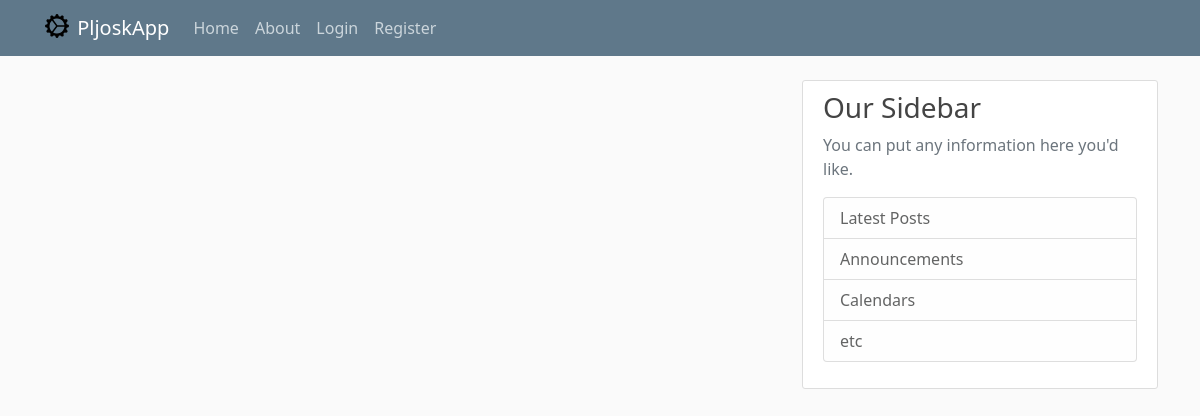
Page /home on the earlier database version.
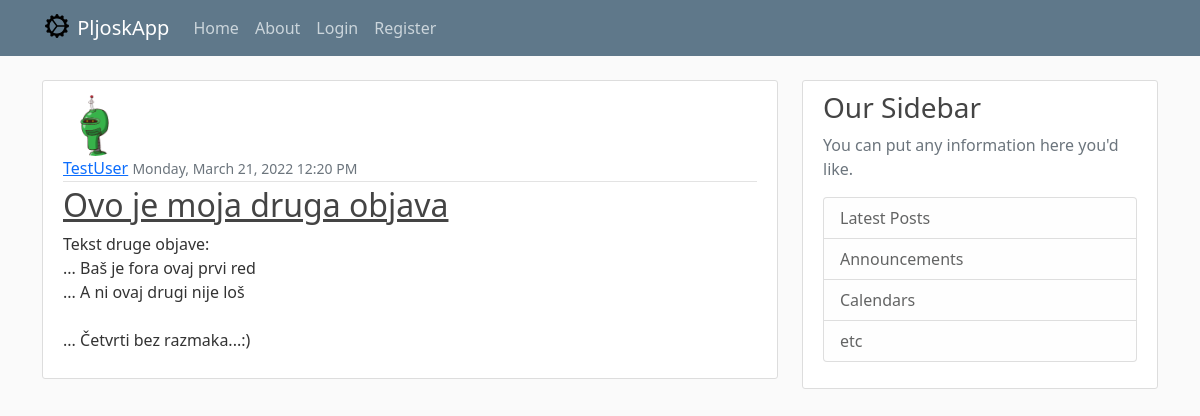
Same page on the later database version.
### app/models.py (models this page shows, shortened)
class Post(db.Model):
    id = db.Column(db.Integer, primary_key=True)
    title = db.Column(db.String(100), nullable=False)
    content = db.Column(db.Text, nullable=False)
    date_posted = db.Column(db.DateTime, nullable=False, default=datetime.utcnow)
    user_id = db.Column(db.Integer, db.ForeignKey('user.id'), nullable=False)

class User(db.Model, UserMixin):
    id = db.Column(db.Integer, primary_key=True)
    username = db.Column(db.String(20), unique=True, nullable=False)
    email = db.Column(db.String(120), unique=True, nullable=False)
    image_file = db.Column(db.String(20), nullable=False, default='default.png')
    password = db.Column(db.String(60), nullable=False)
    posts = db.relationship('Post', backref='author', lazy=True)

### app/routes.py (the view)
@app.route("/")
@app.route("/home")
def home():
    posts = Post.query.all()
    return render_template('home.html',
                        posts = posts)

### app/templates/home.html
{% extends 'layout.html' %}
{% block content %}
    {% for post in posts %}
        <article class="media content-section">
            <img class="rounded-circle article-img" src="{{ url_for('static', filename='pics/' + post.author.image_file) }}" alt="">
            <div class="media-body">
            <div class="article-metadata">
                <a class="mr-2" href="#">{{ post.author.username }}</a>
                <small class="text-muted">  {{ moment(post.date_posted).format('LLLL') }}</small>
            </div>
            <h2><a class="article-title" href="{{ url_for('post', post_id=post.id) }}">{{ post.title }}</a></h2>
            <p class="article-content">{{ post.content }}</p>
            </div>
        </article>
    {% endfor %}
{% endblock content %}

### app/templates/layout.html (shortened to what this page needs)
<!DOCTYPE html>
<html lang="hr">
<head>
    <link href="https://cdn.jsdelivr.net/npm/bootstrap@5.1.3/dist/css/bootstrap.min.css" rel="stylesheet">
    <link href="{{ url_for('static', filename='css/main.css') }}" rel="stylesheet" type="text/css">
</head>
<body>
    <header class="site-header">
        <nav class="navbar navbar-expand-md navbar-dark bg-steel fixed-top">
            <div class="container">
                <a class="navbar-brand mr-4" href="/">
                    <img src="static/pics/gear-wide-connected.svg" alt="" width="30" height="24" class="d-inline-block align-text-top">
                    PljoskApp
                </a>
                <div class="collapse navbar-collapse" id="navbarToggle">
                    <div class="navbar-nav mr-auto">
                        <a class="nav-item nav-link" href="{{ url_for('home') }}">Home</a>
                        <a class="nav-item nav-link" href="{{ url_for('about') }}">About</a>
                    </div>
                    <div class="navbar-nav">
                        {% if current_user.is_authenticated %}
                            <a class="nav-item nav-link" href="{{ url_for('new_post') }}">New Post</a>
                            <a class="nav-item nav-link" href="{{ url_for('account') }}">Account</a>
                            <a class="nav-item nav-link" href="{{ url_for('logout') }}">Logout</a>
                        {% else %}
                            <a class="nav-item nav-link" href="{{ url_for('login') }}">Login</a>
                            <a class="nav-item nav-link" href="{{ url_for('register') }}">Register</a>
                        {% endif %}
                    </div>
                </div>
            </div>
        </nav>
    </header>
    <main role="main" class="container">
        <div class="row">
            <div class="col-md-8">
                {% block content %}
                {% endblock content%}
            </div>
            <div class="col-md-4">
                <div class="content-section">
                    <h3>Our Sidebar</h3>
                    <p class='text-muted'>You can put any information here you'd like.
                    <ul class="list-group">
                        <li class="list-group-item list-group-item-light">Latest Posts</li>
                        <li class="list-group-item list-group-item-light">Announcements</li>
                        <li class="list-group-item list-group-item-light">Calendars</li>
                        <li class="list-group-item list-group-item-light">etc</li>
                    </ul>
                    </p>
                </div>
            </div>
        </div>
    </main>
</body>
</html>

### app/static/css/main.css (style rules this page uses)
body { background: #fafafa; color: #333333; margin-top: 5rem; }
h1, h2, h3, h4, h5, h6 { color: #444444; }
.bg-steel { background-color: #5f788a; }
.site-header .navbar-nav .nav-link { color: #cbd5db; }
.content-section { background: #ffffff; padding: 10px 20px; border: 1px solid #dddddd; border-radius: 3px; margin-bottom: 20px; }
.article-title { color: #444444; }
.article-content { white-space: pre-line; }
.article-img { height: 65px; width: 65px; margin-right: 16px; }
.article-metadata { padding-bottom: 1px; margin-bottom: 4px; border-bottom: 1px solid #e3e3e3 }

Differences in the rows shown:
added Post: image_file (placeholder picture), author.username "TestUser", date_posted "Monday, March 21, 2022 12:20 PM", title "Ovo je moja druga objava", content "Tekst druge objave: ... Baš je fora ovaj prvi red ... A ni ovaj drugi nije loš ... Četvrti bez razmaka...:)"
